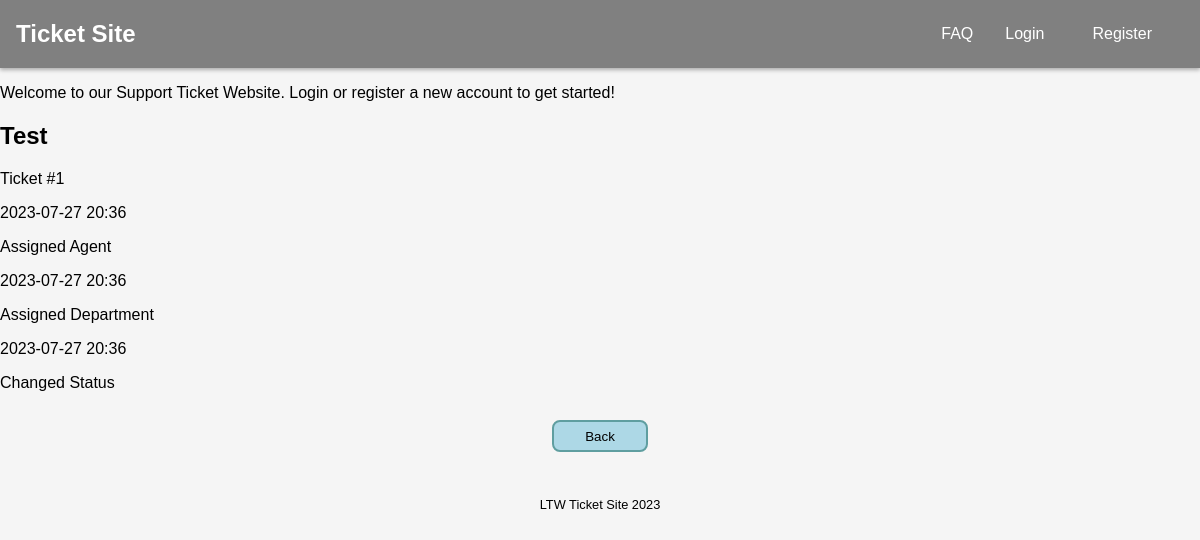
Before: /pages/tickethistory.php?id=1 with the older database file.
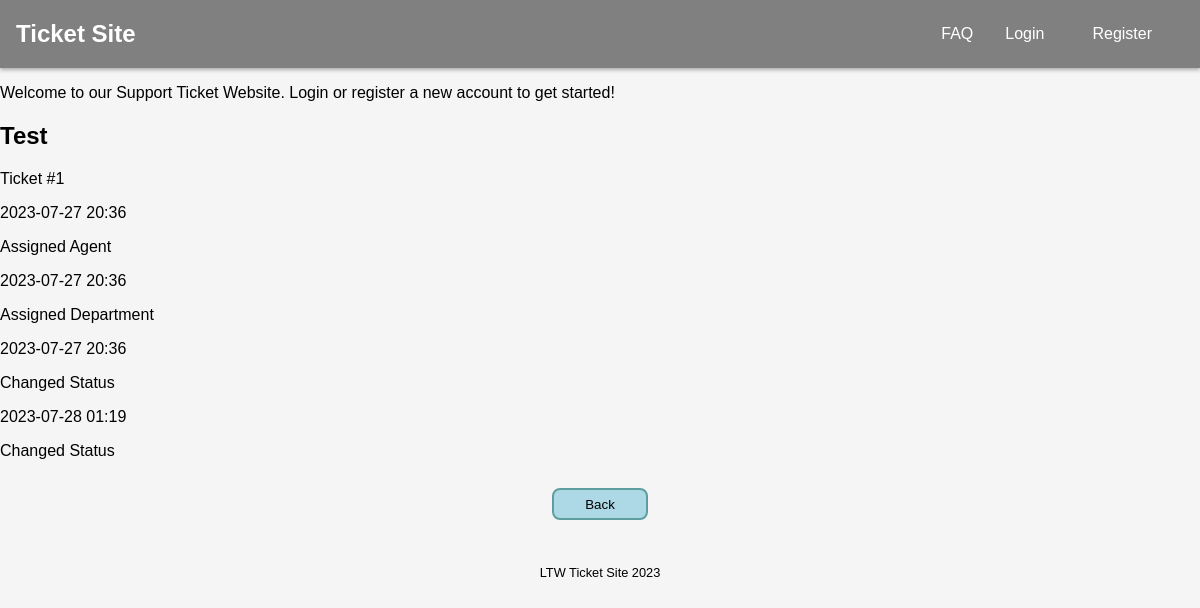
After: the same page with the newer database file.
### tables this page shows
CREATE TABLE tickets (
    id INTEGER PRIMARY KEY AUTOINCREMENT,
    subject TEXT NOT NULL,
    content TEXT,
    created DATE NOT NULL,
    updated DATE,
    submitter_id INTEGER NOT NULL,
    assignee_id INTEGER,
    department_id INTEGER,
    status_id INTEGER NOT NULL,
    FOREIGN KEY (submitter_id) REFERENCES users(id),
    FOREIGN KEY (assignee_id) REFERENCES users(id),
    FOREIGN KEY (department_id) REFERENCES departments(id),
    FOREIGN KEY (status_id) REFERENCES status(id)
);

CREATE TABLE ticket_changes (
    id INTEGER PRIMARY KEY AUTOINCREMENT,
    ticket_id INTEGER NOT NULL,
    user_id INTEGER NOT NULL, --user that made the change
    changed_field TEXT NOT NULL,
    old_version TEXT,
    new_version TEXT NOT NULL,
    date DATE NOT NULL,
    FOREIGN KEY (ticket_id) REFERENCES tickets(id),
    FOREIGN KEY (user_id) REFERENCES users(id)
);

### pages/tickethistory.php (called while the page is built, shortened)
<?php
require_once('../utils/session.php');
$session = new Session();
$db = getDataBaseConnection();
require_once('../templates/common.tpl.php');
require_once('../templates/ticket.tpl.php');
require_once('../database/classes/ticket.class.php');
$ticket = Ticket::getTicket($db, intval($_GET['id']));
$history = Ticket::getTicketHistory($db, intval($_GET['id']));
drawHeader($session);
drawTicketHistory($ticket, $history);
drawButton('Back', "../pages/ticket.php?id=$ticket->id");
drawFooter();
?>

### utils/session.php (called while the page is built, shortened)
<?php
    class Session {
        public function isLoggedIn() : bool {
            return isset($_SESSION['id']);
        }
    }

### database/classes/ticket.class.php (called while the page is built, shortened)
<?php
    class Ticket {
        public function __construct(int $id, string $subject, ?string $content, string $created, ?string $updated, int $submitter_id,
                                    ?int $assignee_id, $department_id, int $status_id) {
            $this->id = $id;
            $this->subject = $subject;
        }
        static function getTicket(PDO $db, int $id) : ?Ticket {
            $stmt = $db->prepare('SELECT * FROM tickets WHERE id = ?');
            $stmt->execute(array($id));
            $ticket = $stmt->fetch();
            if($ticket){
                return new Ticket($ticket['id'], $ticket['subject'], $ticket['content'],
                                    $ticket['created'], $ticket['updated'],
                                    $ticket['submitter_id'], $ticket['assignee_id'],
                                    $ticket['department_id'], $ticket['status_id']);
            }
            else return null;
        }
        static function getTicketHistory(PDO $db, int $id) : array {
            $stmt = $db->prepare('SELECT * FROM ticket_changes WHERE ticket_id = ?');
            $stmt->execute(array($id));
            $changes = array();
            while($change = $stmt->fetch()){
                $changes[] = array('user_id' => $change['user_id'], 'changed_field' => $change['changed_field'],
                                'old_version' => $change['old_version'], 'new_version' => $change['new_version'],
                                'date' => $change['date']);
            }
            return $changes;
        }
    }
?>

### templates/ticket.tpl.php (the view, shortened to what this page needs)
<?php function drawTicketHistory(Ticket $ticket, array $history) { ?>
    <h2><?=$ticket->subject?></h2>
    <p>Ticket #<?=$ticket->id?></p>
    <?php foreach($history as $change) {?>
        <p><?=$change['date']?></p>
        <p><?=$change['changed_field']?></p>
    <?php } ?>
<?php } ?>

### templates/common.tpl.php (shortened to what this page needs)
<?php function drawHeader(Session $session) { ?>
<!DOCTYPE html>
<html lang="en-US">
    <head>
        <link rel="stylesheet" href="../css/style.css">
    </head>
    <body>
        <header>
            <nav>
                <h1><a href="../pages/">Ticket Site</a></h1>
                <div id="nav_buttons">
                    <p><a href="../pages/faq.php">FAQ</a></p>
                    <?php
                        if($session->isLoggedIn()) drawLoggedIn();
                        else drawLoggedOff();
                    ?>
<?php } ?>
<?php function drawLoggedOff() { ?>
            <p><a href="../pages/login.php">Login</a><p>
            <p><a href="../pages/register.php">Register</a><p>
        </div>
    </nav>
</header>
<main>
    <p>Welcome to our Support Ticket Website. Login or register a new account to get started!</p>
<?php } ?>
<?php function drawFooter() { ?>
        </main>
        <footer>
            LTW Ticket Site 2023
        </footer>
    </body>
</html>
<?php } ?>
<?php function drawButton(string $text, string $path) { ?>
<button class="special"><a href="<?=$path?>"><?=$text?></a></button>
<?php } ?>

### css/style.css (style rules this page uses)
body { font-family: Arial, Helvetica, sans-serif; background-color: whitesmoke; margin: 0; padding: 0; }
header { background-color: grey; display: grid; box-shadow: 0 2px 4px rgba(0, 0, 0, 0.3); }
nav { display: flex; justify-content: space-between; align-items: center; }
nav h1 a { text-decoration: none; color: white; margin-left: 1rem; }
#nav_buttons { display: flex; align-items: center; }
#nav_buttons * { text-decoration: none; color: white; margin-right: 1em; }
footer { position: relative; top: 1em; font-size: 0.8rem; width: 100%; text-align: center; margin-bottom: 1rem; }
button.special { width: 8%; height: 2rem; margin: auto; margin-top: 1.8rem; margin-bottom: 2rem; background-color: lightblue; border-radius: 0.6em; border: 2px solid cadetblue; display: flex; justify-content: center; }
button.special a { display: flex; justify-content: center; align-items: center; text-decoration: none; color: black; width: 100%; height: 100%; }

Changed rows visible on the page:
added ticket_changes: date "2023-07-28 01:19", changed_field "Changed Status"
